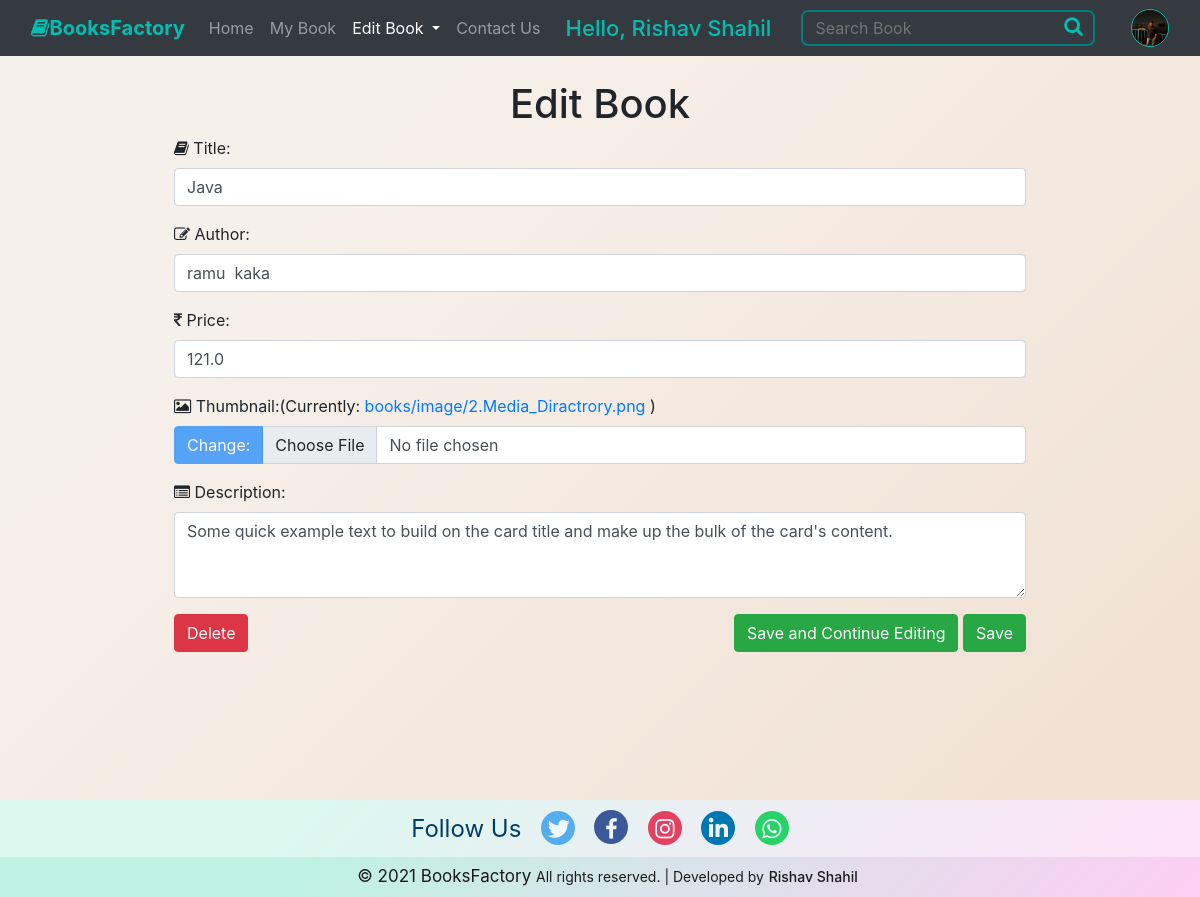
Screenshot of /book/edit/?id=23 (signed in) with the database file from the repository.
### books/models.py (models this page shows, shortened)
class UserDetails(models.Model):
    user = models.OneToOneField(User, on_delete=models.CASCADE,primary_key=True)
    image = models.ImageField(upload_to='users/image',  default='defaultuser.png')
    phone = models.IntegerField(default=0, blank=True)
    dob = models.DateField(default=datetime.today())
    gender = models.CharField(default='', max_length=28)

class Book(models.Model):
    title = models.CharField(max_length=20)
    price = models.FloatField()
    author = models.CharField(max_length=20)
    desc = models.CharField(max_length=200)
    img = models.ImageField(upload_to='books/image')

### books/views.py (the view, shortened to what this page needs)
# urls.py: path('edit/', views.edit_book, name='editbook'),
@login_required(login_url='home')
def edit_book(request):
    book = Book.objects.get(id=request.GET['id'])
    return render(request, 'book/editbook.html', {'book': book})

### templates/book/editbook.html (shortened to what this page needs)
{% extends 'book/base.html' %}
{% load static %}
{% block dropdown %} active {% endblock dropdown %}
{% block current %}Edit Book {% endblock current %}
{% block body %}
    <div class="container my-4 add-form">
        <h1 class="text-center">Edit Book</h1>
        <form action="{% url 'editbook' %}" enctype="multipart/form-data" method="post">
            <div class="mb-3">
                <label for="formname" class="form-label">
                    <i class="fa fa-book"></i> Title:</label>
                <input type="text" class="form-control" id="formname" aria-describedby="emailHelp"
                       placeholder="Enter Book Title" name="title" value="{{ book.title }}">
            </div>
            <div class="mb-3">
                <label for="forphone" class="form-label"><i class="fa fa-pencil-square-o"></i> Author:</label>
                <input type="text" class="form-control" id="forphone" aria-describedby="emailHelp"
                       placeholder="Enter Author Name" name="author" value="{{ book.author }}">
            </div>
            <div class="mb-3">
                <label for="exampleFormControlInput1" class="form-label"><i class="fa fa-inr"></i> Price:</label>
                <input type="Text" class="form-control" id="exampleFormControlInput1" name="price"
                       placeholder="Enter Book Price"
                       value="{{ book.price }}">
            </div>
            <label for="formFile" class="form-label form-l">
                <i class="fa fa-picture-o"></i> Thumbnail:(Currently: <a href="{{ book.img.url }}">{{ book.img }}</a> )
            </label>
            <div class="input-group mb-3">
                <button class="btn btn-primary disabled" type="button" id="button-addon2">Change:</button>
                <input class="form-control input-file" type="file" name="image" id="formFile">
            </div>
            <div class="mb-3">
                <label for="forTextarea" class="form-label"><i class="fa fa-list-alt"></i> Description:</label>
                <textarea class="form-control" id="forTextarea" rows="3" name="desc"
                          placeholder="Enter Book Description">{{ book.desc }}</textarea>
            </div>
            <div class="row">
                <div class="col-md-6 cols-sm-2 col-3">
                    <button type="button" class="btn btn-danger" data-toggle="modal" data-target="#deleteModal">
                        Delete
                    </button>
                </div>
                <div class="col-md-6 cols-sm-10 col-9" style="text-align: right;">
                    <button type="submit" class="btn btn-success" value="savecon" name="submit">Save and Continue
                        Editing
                    </button>
                    <button type="submit" class="btn btn-success" value="save" name="submit">Save</button>
                </div>
            </div>
        </form>
    </div>
{% endblock body %}

### templates/book/base.html (shortened to what this page needs)
<!doctype html>
{% load static %}
<html lang="en">
<head>
    <link href="https://cdn.jsdelivr.net/npm/bootstrap@5.0.0-beta2/dist/css/bootstrap.min.css" rel="stylesheet"
>
    <link rel="stylesheet" href="https://maxcdn.bootstrapcdn.com/bootstrap/4.0.0/css/bootstrap.min.css"
>
    <link rel="stylesheet" href="https://cdn.jsdelivr.net/npm/bootstrap-icons@1.3.0/font/bootstrap-icons.css">
    <link rel="stylesheet" href="https://cdnjs.cloudflare.com/ajax/libs/font-awesome/4.7.0/css/font-awesome.min.css">
    <link rel="stylesheet" href="https://use.fontawesome.com/releases/v5.8.1/css/all.css"
>
    <link rel="stylesheet" href="https://maxcdn.bootstrapcdn.com/font-awesome/4.5.0/css/font-awesome.min.css">
    <link rel="stylesheet" href="{% static 'css/accounts.css' %}">
    <link rel="stylesheet" href="{% static 'css/books.css' %}">
</head>
<body>
<nav class="navbar navbar-expand-lg navbar-dark bg-dark" >
    <div class="container-fluid">
        <a class="navbar-brand" href="{% url 'home' %}">
            <strong class="mainlogo"><i class="fa fa-book"></i>BooksFactory</strong>
        </a>
        <div class="collapse navbar-collapse" id="navbarSupportedContent">
            <ul class="navbar-nav me-auto mb-2 mb-lg-0">
                <li class="nav-item">
                    <a class="nav-link {% block home %} {% endblock home %}" aria-current="page"
                       href="{% url 'home' %}">Home</a>
                </li>
                <li class="nav-item">
                    <a class="nav-link {% block mybooks %} {% endblock mybooks %}" href="{% url 'showbook' %}">My
                        Book</a>
                </li>
                <li class="nav-item dropdown">
                    <a class="nav-link dropdown-toggle {% block dropdown %} {% endblock dropdown %}" href="#"
                       id="navbarDropdown" role="button"
                       data-bs-toggle="dropdown" aria-expanded="false">
                        {% block current %} {% endblock current %}
                    </a>
                </li>
                <li class="nav-item">
                    <a class="nav-link {% block contactus %} {% endblock contactus %}" href="{% url 'contactus' %}">
                        Contact Us
                    </a>
                </li>
            </ul>
            <span class="user-name">Hello, {{ request.user.first_name }} {{ user.last_name }}</span>
            <form class="d-flex" method="get" action="{% url 'searchbook' %}">
                <div class="searchbook">
                    <input type="text" name="query" id="search" placeholder="Search Book">
                    <button type="submit"><i class="fa fa-search"></i></button>
                </div>
            </form>
            <ul class="navbar-nav  ">
                    <li class="nav-item dropdown">
                        <a class="nav-link  last-logo" href="#" id="navbarDropdown" role="button"
                            data-bs-toggle="dropdown" aria-expanded="false" style="padding: 0px;">
                            <img src="{{ request.user.userdetails.image.url }}" alt="" class="user-logo">
                        </a>
                    </li>
                </ul>
        </div>
    </div>
</nav>
{% block body %}
{% endblock body %}
<br>
<footer class="footer  ">
    <div class="container-fluid slast">
        <span class="follow">Follow Us</span>
        <a href="https://twitter.com/ShahilRishav" target="_blank" class="link"><i class="fab fa-twitter"
                                                                                   id="icon1"></i></a>
        <a href="https://www.facebook.com/rishav.sahil.02" target="_blank" class="link"><i class="fa fa-facebook-f"
                                                                                           id="icon2"></i></a>
        <a href="https://www.instagram.com/rishavshahil/" target="_blank" class="link"><i class="fab fa-instagram"
                                                                                          id="icon3"></i></a>
        <a href="https://www.linkedin.com/in/rishav-shahil-4b87821a0/" target="_blank" class="link"><i
                class="fab fa-linkedin-in" id="icon4"></i></a>
        <a href="https://api.whatsapp.com/send?phone=+919060210014" target="_blank" class="link"><i
                class="fab fa-whatsapp" id="icon5"></i></a>
    </div>
    <div class="container-fluid last">
            <span>
                © 2021 BooksFactory <span class="rights">All rights reserved. | Developed by</span>
                <span class="name">Rishav Shahil</span>
            </span>
    </div>
</footer>
</body>
</html>

### static/css/accounts.css (style rules this page uses)
body { background-color: #f1dfd1; background-image: linear-gradient(315deg, #f1dfd1 0%, #f6f0ea 74%); }
.mainlogo { color: #00bfb2; }
.searchbook { display: inline-block; border: 2.5px solid teal; border-radius: 7px; padding: 3px 10px; margin-right: 35px; width: 89%; color: #00bfb2; }
.searchbook button { background: none; border: none; outline: none; float: right; padding: 0; color: #00bfb2; }
.searchbook i { cursor: pointer; font-size: 20px; }
.searchbook input { background: transparent; border: none; outline: none; padding: 1px 2px; width: 89%; color: turquoise; font-size: 16px; }
#icon1 { font-size: 22px; color: aliceblue; padding: 7px; width: 34px; text-align: center; height: 34px; background-color: #55acee; border-radius: 100px; }
#icon2 { font-size: 22px; margin-left: 15px; color: aliceblue; padding: 8px; width: 34px; text-align: center; height: 34px; background-color: #3b5999; border-radius: 100px; }
#icon3 { font-size: 22px; margin-left: 15px; color: aliceblue; padding: 7px; width: 34px; text-align: center; height: 34px; background-color: #e4405f; border-radius: 100px; }
#icon4 { font-size: 22px; margin-left: 15px; color: aliceblue; padding: 7px; width: 34px; text-align: center; height: 34px; background-color: #0077B5; border-radius: 100px; }
#icon5 { font-size: 22px; margin-left: 15px; color: aliceblue; padding: 7px; width: 34px; text-align: center; height: 34px; background-color: #25D366; border-radius: 100px; }
.bg-dark { color: black; }
.footer { text-align: center; margin-top: 100px; }
footer .slast { background-color: #fee2f8; background-image: linear-gradient(315deg, #fee2f8 0%, #dcf8ef 74%); padding: 10px 0px 10px 0px; }
footer .last { background-color: #fdcef3; background-image: linear-gradient(315deg, #fdcef3 0%, #bff2e2 75%); padding: 7px 0px 7px 15px; font-size: 17px; color:#1a1a1a; }
footer .rights { font-size: 14px; }
footer .name { font-size: 14px; cursor: pointer; font-weight: 500; }
footer .follow { font-size: 24px; color: #003d66; font-weight: 400; padding-right: 15px; }

### static/css/books.css (style rules this page uses)
nav .user-name { color: #00bfb2; font-size: 22px; font-weight: 450; margin: 0px 30px 0px 10px; }
nav .user-logo { width: 38px; margin-left: auto; border: 1.8px solid #00bfb2; border-radius: 300px; }
.add-form { padding: 0 12% 0 12%; }
.last-logo { margin: 0; padding: 0; }

### rows the page displays
Book: title "Java", author "ramu kaka", price "121.0", img "books/image/2.Media_Diractrory.png", desc "Some quick example text to build on the card title and make up the bulk of the card's content."

### other values shown
{{ request.user.first_name }} "Rishav"
{{ user.last_name }} "Shahil"
